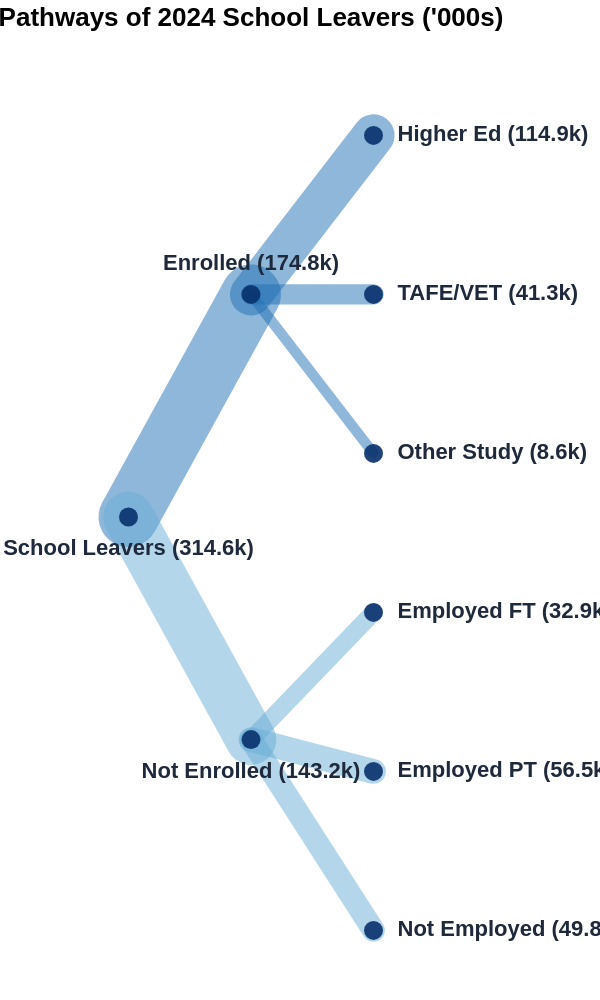

Vega-Lite specification for this chart:
### Vega-Lite specification from a JSON file in a GitHub repository (floating-point values rounded to 4 significant figures)
{"$schema": "https://vega.github.io/schema/vega-lite/v5.json", "title": "Pathways of 2024 School Leavers ('000s)", "width": "container", "height": 500, "padding": 3, "autosize": {"type": "fit", "contains": "padding"}, "config": {"view": {"stroke": "transparent"}, "text": {"fontSize": 11, "fontWeight": "bold", "color": "#1e293b"}}, "layer": [{"data": {"values": [{"source": "School Leavers", "target": "Enrolled", "value": 174.8, "s_x": 1, "s_y": 150, "t_x": 2, "t_y": 80, "cat": "Enrolled"}, {"source": "School Leavers", "target": "Not Enrolled", "value": 143.2, "s_x": 1, "s_y": 150, "t_x": 2, "t_y": 220, "cat": "Not Enrolled"}, {"source": "Enrolled", "target": "Higher Ed", "value": 114.9, "s_x": 2, "s_y": 80, "t_x": 3, "t_y": 30, "cat": "Enrolled"}, {"source": "Enrolled", "target": "TAFE/VET", "value": 41.3, "s_x": 2, "s_y": 80, "t_x": 3, "t_y": 80, "cat": "Enrolled"}, {"source": "Enrolled", "target": "Other Study", "value": 8.6, "s_x": 2, "s_y": 80, "t_x": 3, "t_y": 130, "cat": "Enrolled"}, {"source": "Not Enrolled", "target": "Employed Full-time", "value": 32.9, "s_x": 2, "s_y": 220, "t_x": 3, "t_y": 180, "cat": "Not Enrolled"}, {"source": "Not Enrolled", "target": "Employed Part-time", "value": 56.5, "s_x": 2, "s_y": 220, "t_x": 3, "t_y": 230, "cat": "Not Enrolled"}, {"source": "Not Enrolled", "target": "Not Employed", "value": 49.8, "s_x": 2, "s_y": 220, "t_x": 3, "t_y": 280, "cat": "Not Enrolled"}]}, "mark": {"type": "rule", "opacity": 0.5, "strokeCap": "round"}, "encoding": {"x": {"field": "s_x", "type": "quantitative", "axis": null, "scale": {"domain": [0.4, 3.6]}}, "y": {"field": "s_y", "type": "quantitative", "axis": null, "scale": {"reverse": true, "domain": [15, 295]}}, "x2": {"field": "t_x"}, "y2": {"field": "t_y"}, "size": {"field": "value", "type": "quantitative", "scale": {"range": [4, 30]}, "legend": null}, "color": {"field": "cat", "type": "nominal", "scale": {"range": ["#2171b5", "#6baed6"]}, "legend": null}, "tooltip": [{"field": "source", "type": "nominal", "title": "From"}, {"field": "target", "type": "nominal", "title": "To"}, {"field": "value", "type": "quantitative", "title": "Students ('000)"}]}}, {"data": {"values": [{"node": "School Leavers", "x": 1, "y": 150}, {"node": "Enrolled", "x": 2, "y": 80}, {"node": "Not Enrolled", "x": 2, "y": 220}, {"node": "Higher Ed", "x": 3, "y": 30}, {"node": "TAFE/VET", "x": 3, "y": 80}, {"node": "Other Study", "x": 3, "y": 130}, {"node": "Employed FT", "x": 3, "y": 180}, {"node": "Employed PT", "x": 3, "y": 230}, {"node": "Not Employed", "x": 3, "y": 280}]}, "mark": {"type": "circle", "color": "#08306b", "size": 90, "opacity": 0.9}, "encoding": {"x": {"field": "x", "type": "quantitative", "axis": null, "scale": {"domain": [0.4, 3.6]}}, "y": {"field": "y", "type": "quantitative", "axis": null, "scale": {"reverse": true, "domain": [15, 295]}}}}, {"data": {"values": [{"node": "School Leavers (314.6k)", "x": 1, "y": 150}, {"node": "Not Enrolled (143.2k)", "x": 2, "y": 220}]}, "mark": {"type": "text", "align": "center", "baseline": "top", "dy": 10}, "encoding": {"x": {"field": "x", "type": "quantitative"}, "y": {"field": "y", "type": "quantitative"}, "text": {"field": "node", "type": "nominal"}}}, {"data": {"values": [{"node": "Enrolled (174.8k)", "x": 2, "y": 80}]}, "mark": {"type": "text", "align": "center", "baseline": "bottom", "dy": -10}, "encoding": {"x": {"field": "x", "type": "quantitative"}, "y": {"field": "y", "type": "quantitative"}, "text": {"field": "node", "type": "nominal"}}}, {"data": {"values": [{"node": "Higher Ed (114.9k)", "x": 3, "y": 30}, {"node": "TAFE/VET (41.3k)", "x": 3, "y": 80}, {"node": "Other Study (8.6k)", "x": 3, "y": 130}, {"node": "Employed FT (32.9k)", "x": 3, "y": 180}, {"node": "Employed PT (56.5k)", "x": 3, "y": 230}, {"node": "Not Employed (49.8k)", "x": 3, "y": 280}]}, "mark": {"type": "text", "align": "left", "baseline": "middle", "dx": 12}, "encoding": {"x": {"field": "x", "type": "quantitative"}, "y": {"field": "y", "type": "quantitative"}, "text": {"field": "node", "type": "nominal"}}}]}
